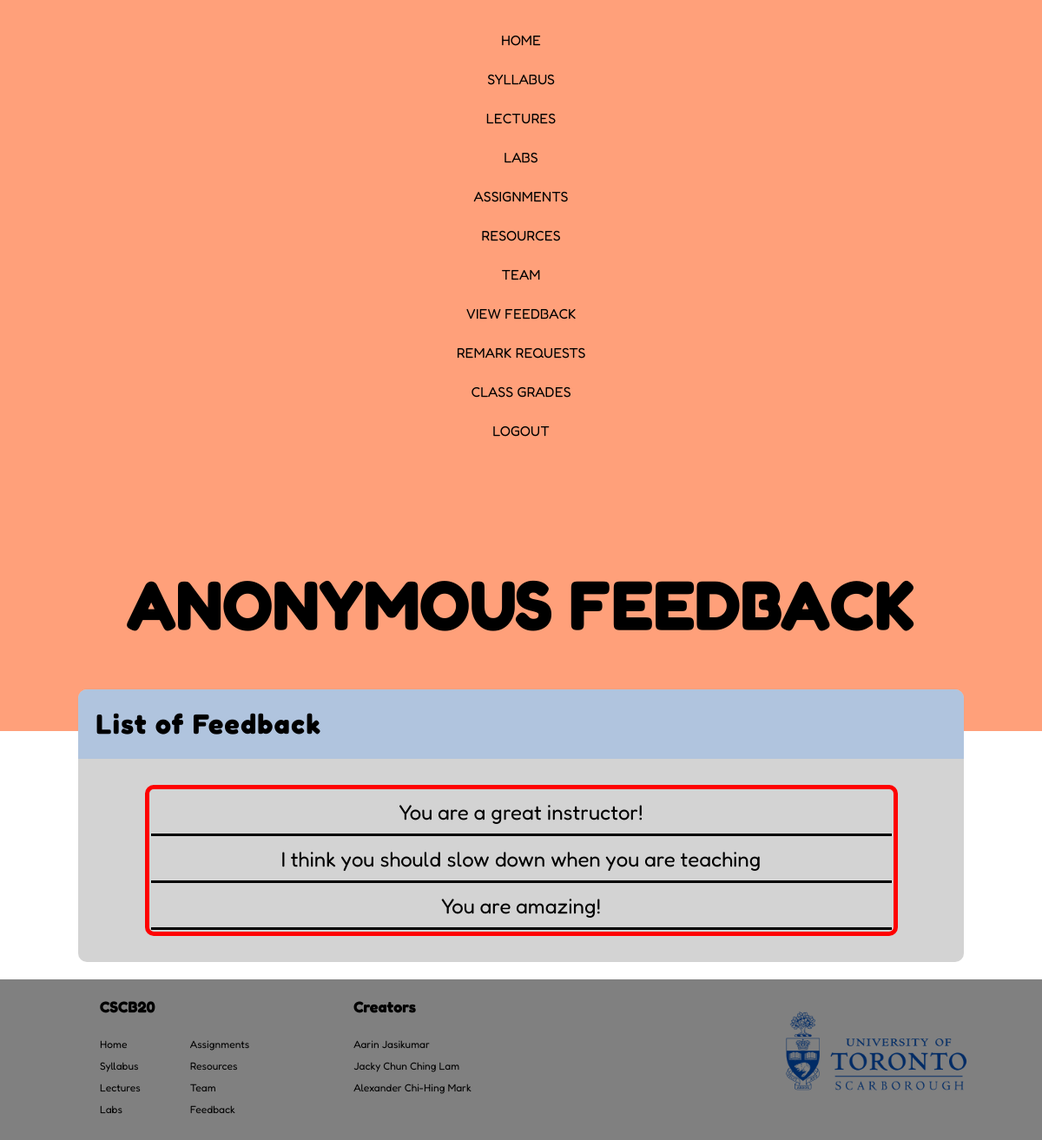
/viewfeedback (signed in), run on the app's committed database.
### app.py (models this page shows, shortened)
class Feedback(db.Model):
    __tablename__ = 'Feedback'
    id = db.Column(db.Integer, primary_key = True)
    anonfeedback = db.Column(db.Text, nullable=False)
    instructor_username = db.Column(db.String(20), db.ForeignKey('User.username'), nullable = False)

### app.py (the view)
@app.route('/viewfeedback', methods = ['GET', 'POST'])
def viewfeedback():
    if request.method == 'GET':
        query_feedback_result= query_feedback()
        return render_template('viewfeedback.html', query_feedback_result = query_feedback_result)

### app.py (called while the page is built)
def query_feedback():
    user = session['person']
    if user[1] == 'instructor':
        query_feedback = Feedback.query.all()
        query_feedback = Feedback.query.filter_by(instructor_username = user[0])
        return query_feedback

### templates/viewfeedback.html (shortened to what this page needs)
{% extends "template.html" %}
{% block head %}
<!DOCTYPE html>
<html lang="en">
<head>
    <link rel="stylesheet" href="{{ url_for('static', filename='viewfeedback.css') }}">
    <link rel="stylesheet" href="{{ url_for('static', filename='main.css') }}">
</head>
{% endblock %}
    {% block content %}
    <section id = "sub1" class = "subsection">
        <h1 class = "main-title">ANONYMOUS FEEDBACK</h1>
        <div class="card-container">
          <div class="cards">
              <div class="content">
                <h2>List of Feedback</h2>
                {% if query_feedback_result %}
                  <table class = "my_table">
                      {% for Feedback in query_feedback_result %}
                      <tr>
                        <td> {{ Feedback.anonfeedback }}</td>
                      </tr>
                      {% endfor %}
                  </table>
                {% endif %}
              </div>
          </div>
        </div>
    </section>
    {% endblock %}

### static/viewfeedback.css (style rules this page uses)
.subsection { position: relative; display: flex; flex-direction: column; align-items: center; padding-bottom: 0; padding-top: 30px; }
.main-title { color: black; font-size: 500%; text-align: center; margin-top: 50px; margin-bottom: 0px; }
#sub1 { background-image: url("images/orange.png"); background-size: 100% 275px; background-repeat: no-repeat; }
.card-container { width: 85%; margin: 50px auto; margin-bottom: 20px; display: grid; grid-template-columns: auto; grid-gap: 25px; }
.cards { background-color: lightgray; box-shadow: 0px 4px 8px 0px (rgba(0,0,0.2)); border-radius: 10px; }
.content { display: grid; text-align: left; }
.content h2 { letter-spacing: 1.5px; background-color: lightsteelblue; height: 50px; margin: 0 0 ; padding-top: 20px; padding-bottom: 10px; padding-left: 20px; border-top-left-radius: 10px; border-top-right-radius: 10px; font-size: 200%; }
table { border: 1; table-layout: fixed; margin:30px auto; width: 85%; border: 5px solid red; padding: 0; border-radius: 10px; }
td { text-align: center; font-size: 150%; border-bottom: solid black; padding: 10px; }

### static/main.css (style rules this page uses)
* { font-family: 'Fredoka', sans-serif; }
body { margin: 0; }

### data on the page
Feedback: anonfeedback "You are a great instructor!"
Feedback: anonfeedback "I think you should slow down when you are teaching"
Feedback: anonfeedback "You are amazing!"
